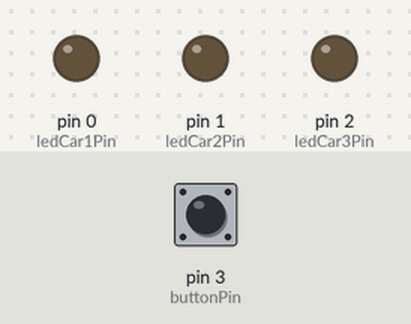
The sketch below on a simulated Arduino Uno, built with avr-gcc and run on an emulated ATmega328P. Shown: output pins drawn as LEDs (lit = HIGH). Dashed ring = blinking. The test bench sets the inputs (shaded band); at power-on: pin 3 (buttonPin) HIGH. Random numbers use the default seed unless the sketch sets one.

Above: at 1.2 s.
1.3 s: pin 3 (buttonPin) pulled LOW for 0.15 s
At 1.7 s:
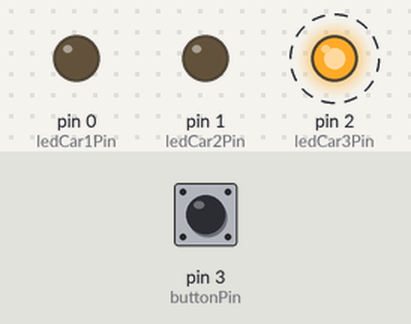
4.4 s: pin 3 (buttonPin) pulled LOW for 3.2 s
At 7.8 s:
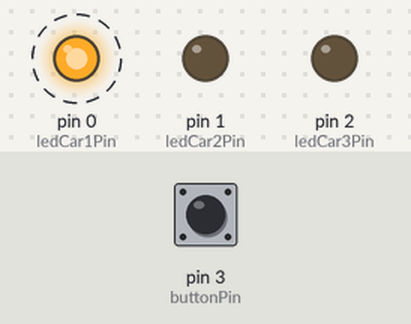
10.6 s: pin 3 (buttonPin) pulled LOW for 1 s
At 13.6 s:
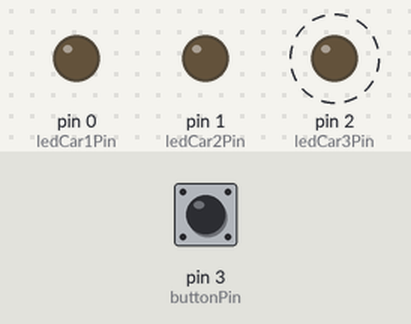
Timing chart, 0 to 15.1 s (numbered marks = the images above; inputs shaded):
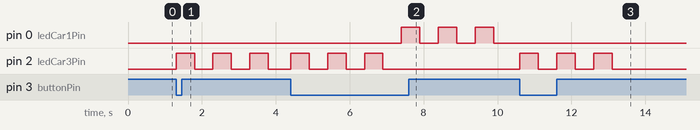

Measured:
- after the input at 1.3 s, pin 2 (ledCar3Pin): alternates HIGH for 0.50 s and LOW for 0.50 s, starting at once
- after the input at 4.4 s, pin 0 (ledCar1Pin): alternates HIGH for 0.50 s and LOW for 0.50 s, starting after 3.0 s; pin 2 (ledCar3Pin): alternates HIGH for 0.50 s and LOW for 0.50 s, 6 changes in all, then stays LOW, starting at once
- after the input at 10.6 s, pin 2 (ledCar3Pin): alternates HIGH for 0.50 s and LOW for 0.50 s, 6 changes in all, then stays LOW, starting at once

The sketch:

cargame.ino
```cpp
#define ledCar1Pin 0          // digital output pin for car1 LEDs
#define ledCar2Pin 1        // digital output pin for car2 LEDs
#define ledCar3Pin 2        // digital output pin for car3 LEDs
#define buttonPin 3         //button to pick a car

int i=0;
int carselect=3;


void setup() {
  // put your setup code here, to run once:
  pinMode(ledCar1Pin, OUTPUT);
  pinMode(ledCar2Pin, OUTPUT);
  pinMode(ledCar3Pin, OUTPUT);
  pinMode(buttonPin, INPUT);
  //pinMode(ledButtonPin, OUTPUT)
  digitalWrite (ledCar1Pin, LOW);
  digitalWrite (ledCar2Pin, LOW);
  digitalWrite (ledCar3Pin, LOW);
  digitalWrite (buttonPin, HIGH);

}

void loop() {
  // Randomly pick a car
  carselect = random(0,3);
  digitalWrite (ledCar1Pin, LOW);
  digitalWrite (ledCar2Pin, LOW);
  digitalWrite (ledCar3Pin, LOW);
  if (digitalRead(buttonPin) == LOW){
  if (carselect == 0){
    //code for car1
    i=0;
    while (i < 3){
    digitalWrite (ledCar1Pin, HIGH);
      delay(500);
      digitalWrite (ledCar1Pin, LOW);
      delay(500);
      i++;
  }
  }
  else if (carselect == 1){
    //code for car 2
    i=0;
    while (i < 3){
    digitalWrite (ledCar2Pin, HIGH);
      delay(500);
      digitalWrite (ledCar2Pin, LOW);
      delay(500);
      i++;
    }
  }

  else if (carselect == 2){
    //code for car3
    i=0;
    while (i < 3){
    digitalWrite (ledCar3Pin, HIGH);
      delay(500);
      digitalWrite (ledCar3Pin, LOW);
      delay(500);
      i++;
    }

  }
  else {
    digitalWrite (ledCar1Pin, LOW);
    digitalWrite (ledCar2Pin, LOW);
    digitalWrite (ledCar3Pin, LOW);
  }
  }


}
```
